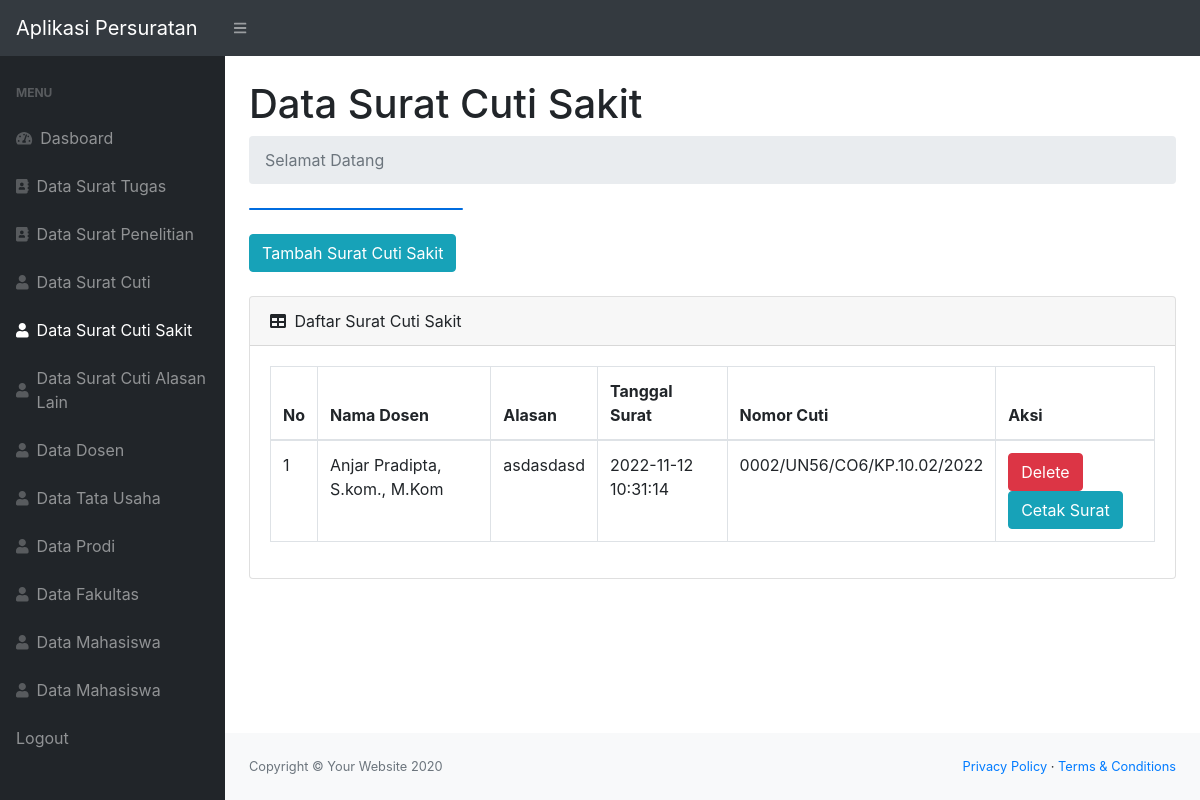
Before: /sakit.php with the older database file.
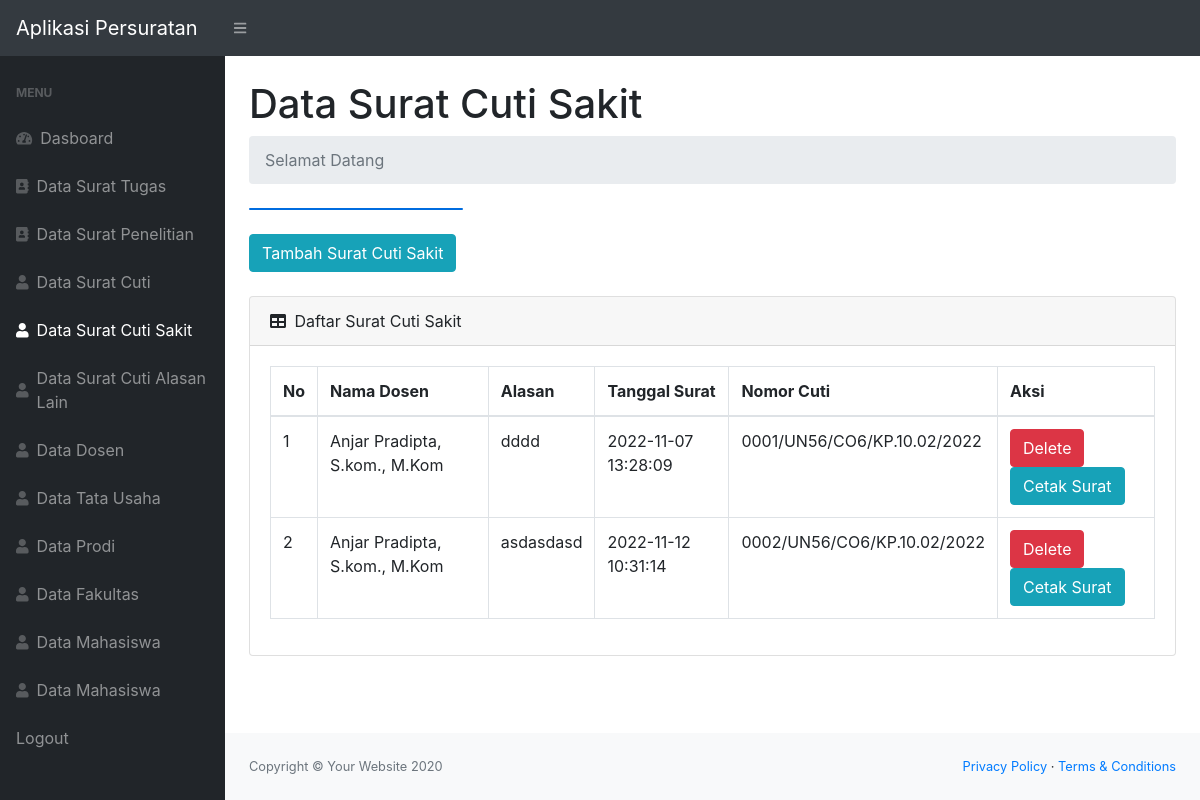
After: the same page with the newer database file.
### tables this page shows
CREATE TABLE `suratsakit` (
  `idsakit` int(11) NOT NULL,
  `alasancuti` varchar(40) NOT NULL,
  `nip` varchar(90) NOT NULL,
  `alamatcuti` varchar(90) NOT NULL,
  `tglsur` datetime NOT NULL DEFAULT current_timestamp(),
  `tglselesai` date NOT NULL,
  `tglmulai` date NOT NULL,
  `idfak` int(11) NOT NULL,
  `nocut` varchar(50) NOT NULL
);

CREATE TABLE `dosen` (
  `iddosen` int(11) NOT NULL,
  `nama` varchar(50) NOT NULL,
  `nip` int(20) NOT NULL,
  `jabatan` varchar(10) NOT NULL,
  `notlp` char(16) NOT NULL
);

### sakit.php (the view, shortened to what the changed rows need)
<?php
$con = mysqli_connect('localhost', 'root', '', 'suratuniv');
?>
<!DOCTYPE html>
<html lang="en">
<head>
    <link href="css/styles.css" rel="stylesheet" />
    <link href="https://cdn.datatables.net/1.10.20/css/dataTables.bootstrap4.min.css" rel="stylesheet" />
</head>
<body class="sb-nav-fixed">
    <div id="layoutSidenav">
        <div id="layoutSidenav_content">
            <main>
                <div class="container-fluid">
                    <h1 class="mt-4">Data Surat Cuti Sakit </h1>
                    <div class="card mb-4">
                        <div class="card-body">
                            <div class="table-responsive">
                                <table class="table table-bordered" id="dataTable" width="100%" cellspacing="0">
                                    <thead>
                                        <tr>
                                            <th>No</th>
                                            <th>Nama Dosen</th>
                                            <th>Alasan</th>
                                            <th>Tanggal Surat</th>
                                            <th>Nomor Cuti</th>
                                            <th>Aksi</th>
                                        </tr>
                                    </thead>
                                    <tbody>
                                        <?php
                                        $get = mysqli_query($con, "SELECT* FROM suratsakit  k, dosen s where s.nip =k.nip");
                                        $i = 1;
                                        while ($p = mysqli_fetch_array($get)) {
                                        ?>
                                            <tr>
                                                <td><?= $i++ ?></td>
                                                <td><?= $p['nama'] ?></td>
                                                <td><?= $p['alasancuti'] ?></td>
                                                <td><?= $p['tglsur'] ?></td>
                                                <td><?= $p['nocut'] ?></td>
                                                <td>
                                                    <button type="button" class="btn btn-danger" data-toggle="modal" data-target="#delete<?= $p['idsakit']; ?>">
                                                        Delete
                                                    </button>
                                                    <a href="printsakit.php?idsakit=<?= $p['idsakit'] ?>" class="btn btn-info">Cetak Surat</a>
                                                </td>
                                            </tr>
                                        <?php
                                        };
                                        ?>
                                    </tbody>
                                </table>
                            </div>
                        </div>
                    </div>
                </div>
            </main>
        </div>
    </div>
</body>
</html>

Changed rows visible on the page:
added suratsakit: dosen.nama "Anjar Pradipta, S.kom., M.Kom", alasancuti "dddd", tglsur "2022-11-07 13:28:09", nocut "0001/UN56/CO6/KP.10.02/2022"
